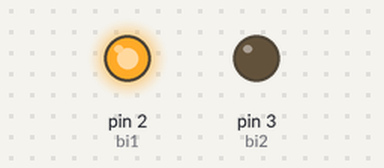
Bench run of a sketch on a simulated Arduino Uno, built with avr-gcc and run on an emulated ATmega328P. Shown: output pins drawn as LEDs (lit = HIGH).

Above: at 1.0 s.
At 3.0 s:
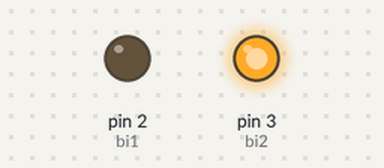
Timing chart, 0 to 5.2 s (numbered marks = the images above):
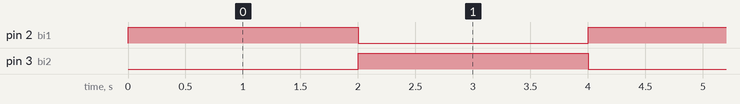

The sketch:

controlBiLED.ino
```cpp
int bi1 = 2;
int bi2 = 3;

void setup() {

pinMode(bi1, OUTPUT);
pinMode(bi2, OUTPUT);

}

void loop() {

digitalWrite(bi1,  HIGH);
digitalWrite(bi2,  LOW);
delay (2000);
digitalWrite(bi1,  LOW);
digitalWrite(bi2,  HIGH);
delay (2000);
}
```

Measured:
- by itself, pin 2 (bi1), pin 3 (bi2): alternates HIGH for 2.0 s and LOW for 2.0 s
